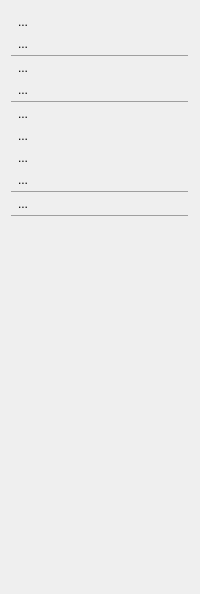
            <widget class="QWidget" name="vpPost">
             <layout class="QVBoxLayout" name="verticalLayout_28">
              <property name="spacing">
               <number>1</number>
              </property>
              <item>
               <widget class="QToolButton" name="btnPostCreate">
                <property name="text">
                 <string>...</string>
                </property>
                <property name="icon">
                 <iconset resource="icons.qrc">
                  <normaloff>:/icons/postprocess.png</normaloff>:/icons/postprocess.png</iconset>
                </property>
                <property name="iconSize">
                 <size>
                  <width>20</width>
                  <height>20</height>
                 </size>
                </property>
                <property name="autoRaise">
                 <bool>true</bool>
                </property>
               </widget>
              </item>
              <item>
               <widget class="QToolButton" name="btnPostMng">
                <property name="text">
                 <string>...</string>
                </property>
                <property name="icon">
                 <iconset resource="icons.qrc">
                  <normaloff>:/icons/setting.png</normaloff>:/icons/setting.png</iconset>
                </property>
                <property name="iconSize">
                 <size>
                  <width>20</width>
                  <height>20</height>
                 </size>
                </property>
                <property name="autoRaise">
                 <bool>true</bool>
                </property>
               </widget>
              </item>
              <item>
               <widget class="QFrame" name="frame_113">
                <property name="maximumSize">
                 <size>
                  <width>16777215</width>
                  <height>1</height>
                 </size>
                </property>
                <property name="frameShape">
                 <enum>QFrame::HLine</enum>
                </property>
                <property name="frameShadow">
                 <enum>QFrame::Raised</enum>
                </property>
               </widget>
              </item>
              <item>
               <widget class="QToolButton" name="btnPostCountor_3">
                <property name="text">
                 <string>...</string>
                </property>
                <property name="icon">
                 <iconset resource="icons.qrc">
                  <normaloff>:/icons/undeformed.png</normaloff>:/icons/undeformed.png</iconset>
                </property>
                <property name="iconSize">
                 <size>
                  <width>20</width>
                  <height>20</height>
                 </size>
                </property>
                <property name="autoRaise">
                 <bool>true</bool>
                </property>
               </widget>
              </item>
              <item>
               <widget class="QToolButton" name="btnPostSymbol_3">
                <property name="text">
                 <string>...</string>
                </property>
                <property name="icon">
                 <iconset resource="icons.qrc">
                  <normaloff>:/icons/defromed.png</normaloff>:/icons/defromed.png</iconset>
                </property>
                <property name="iconSize">
                 <size>
                  <width>20</width>
                  <height>20</height>
                 </size>
                </property>
                <property name="autoRaise">
                 <bool>true</bool>
                </property>
               </widget>
              </item>
              <item>
               <widget class="QFrame" name="frame_115">
                <property name="maximumSize">
                 <size>
                  <width>16777215</width>
                  <height>1</height>
                 </size>
                </property>
                <property name="frameShape">
                 <enum>QFrame::HLine</enum>
                </property>
                <property name="frameShadow">
                 <enum>QFrame::Raised</enum>
                </property>
               </widget>
              </item>
              <item>
               <widget class="QToolButton" name="btnPostCountor">
                <property name="text">
                 <string>...</string>
                </property>
                <property name="icon">
                 <iconset resource="icons.qrc">
                  <normaloff>:/icons/coloredMap.png</normaloff>:/icons/coloredMap.png</iconset>
                </property>
                <property name="iconSize">
                 <size>
                  <width>20</width>
                  <height>20</height>
                 </size>
                </property>
                <property name="autoRaise">
                 <bool>true</bool>
                </property>
               </widget>
              </item>
              <item>
               <widget class="QToolButton" name="btnPostCountor_4">
                <property name="text">
                 <string>...</string>
                </property>
                <property name="icon">
                 <iconset resource="icons.qrc">
                  <normaloff>:/icons/countour.png</normaloff>:/icons/countour.png</iconset>
                </property>
                <property name="iconSize">
                 <size>
                  <width>20</width>
                  <height>20</height>
                 </size>
                </property>
                <property name="autoRaise">
                 <bool>true</bool>
                </property>
               </widget>
              </item>
              <item>
               <widget class="QToolButton" name="btnPostSymbol">
                <property name="text">
                 <string>...</string>
                </property>
                <property name="icon">
                 <iconset resource="icons.qrc">
                  <normaloff>:/icons/Symbolplot.png</normaloff>:/icons/Symbolplot.png</iconset>
                </property>
                <property name="iconSize">
                 <size>
                  <width>20</width>
                  <height>20</height>
                 </size>
                </property>
                <property name="autoRaise">
                 <bool>true</bool>
                </property>
               </widget>
              </item>
              <item>
               <widget class="QToolButton" name="btnPostStream">
                <property name="text">
                 <string>...</string>
                </property>
                <property name="icon">
                 <iconset resource="icons.qrc">
                  <normaloff>:/icons/stream.png</normaloff>:/icons/stream.png</iconset>
                </property>
                <property name="iconSize">
                 <size>
                  <width>20</width>
                  <height>20</height>
                 </size>
                </property>
                <property name="autoRaise">
                 <bool>true</bool>
                </property>
               </widget>
              </item>
              <item>
               <widget class="QFrame" name="frame_151">
                <property name="maximumSize">
                 <size>
                  <width>16777215</width>
                  <height>1</height>
                 </size>
                </property>
                <property name="frameShape">
                 <enum>QFrame::HLine</enum>
                </property>
                <property name="frameShadow">
                 <enum>QFrame::Raised</enum>
                </property>
               </widget>
              </item>
              <item>
               <widget class="QToolButton" name="btnPostExport">
                <property name="text">
                 <string>...</string>
                </property>
                <property name="icon">
                 <iconset resource="icons.qrc">
                  <normaloff>:/icons/export.png</normaloff>:/icons/export.png</iconset>
                </property>
                <property name="iconSize">
                 <size>
                  <width>20</width>
                  <height>20</height>
                 </size>
                </property>
                <property name="autoRaise">
                 <bool>true</bool>
                </property>
               </widget>
              </item>
              <item>
               <widget class="QFrame" name="frame_152">
                <property name="maximumSize">
                 <size>
                  <width>16777215</width>
                  <height>1</height>
                 </size>
                </property>
                <property name="frameShape">
                 <enum>QFrame::HLine</enum>
                </property>
                <property name="frameShadow">
                 <enum>QFrame::Raised</enum>
                </property>
               </widget>
              </item>
              <item>
               <spacer name="verticalSpacer_24">
                <property name="orientation">
                 <enum>Qt::Vertical</enum>
                </property>
                <property name="sizeHint" stdset="0">
                 <size>
                  <width>20</width>
                  <height>367</height>
                 </size>
                </property>
               </spacer>
              </item>
             </layout>
            </widget>
